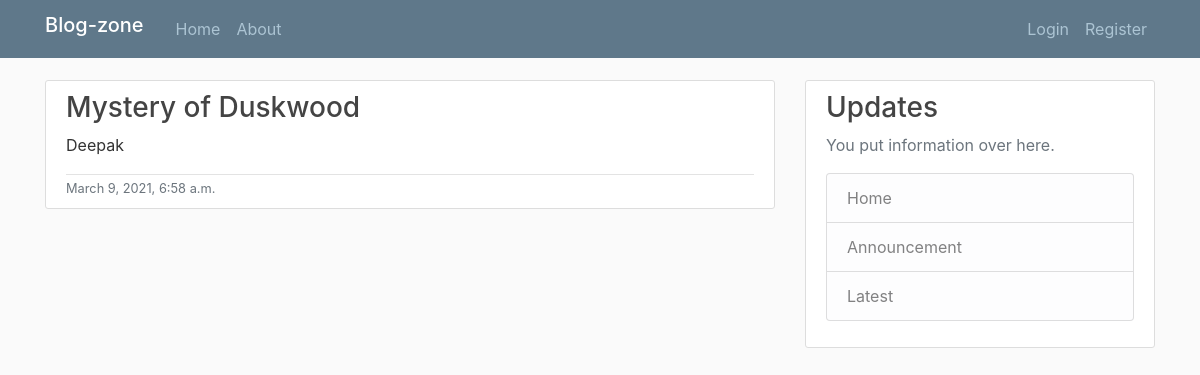
The app's page /post/1/ with its own data.
### Blogg/models.py (models this page shows, shortened)
class Post(models.Model):
    author = models.ForeignKey(User, on_delete=models.CASCADE)
    title = models.CharField(max_length=200)
    pub_date = models.DateTimeField('date published')

### Blogg/views.py (the view)
# urls.py: path('post/<int:pk>/',PostDetailView.as_view(), name ='post-detail'),
class PostDetailView(DetailView):  # A list view
    model = Post

### Blogg/templates/Blogg/post_detail.html
{% extends 'Blogg/boot.html'%}
{% block content %}
    <article class="media content-section">
        <div class="media-body">
            <div class="article-metadata">
                <h3 class = "article-title">{{ object.title }}</h3>
                <p class="mr-2" href="#">{{ object.author }}</p>
            </div>
            <small class="text-muted">{{ object.pub_date }}</small>
        </div>
    </article>
{% endblock content %}

### Blogg/static/Blogg/boot.css (style rules this page uses)
body { background: #fafafa; color: #333333; margin-top: 5rem; }
h1, h2, h3, h4, h5, h6 { color: #444444; }
.content-section { background: #ffffff; padding: 10px 20px; border: 1px solid #dddddd; border-radius: 3px; margin-bottom: 20px; }
.article-title { color: #444444; }
.article-metadata { padding-bottom: 1px; margin-bottom: 4px; border-bottom: 1px solid #e3e3e3 }

### records on screen
Post: title "Mystery of Duskwood", author "Deepak", pub_date "March 9, 2021, 6:58 a.m."
